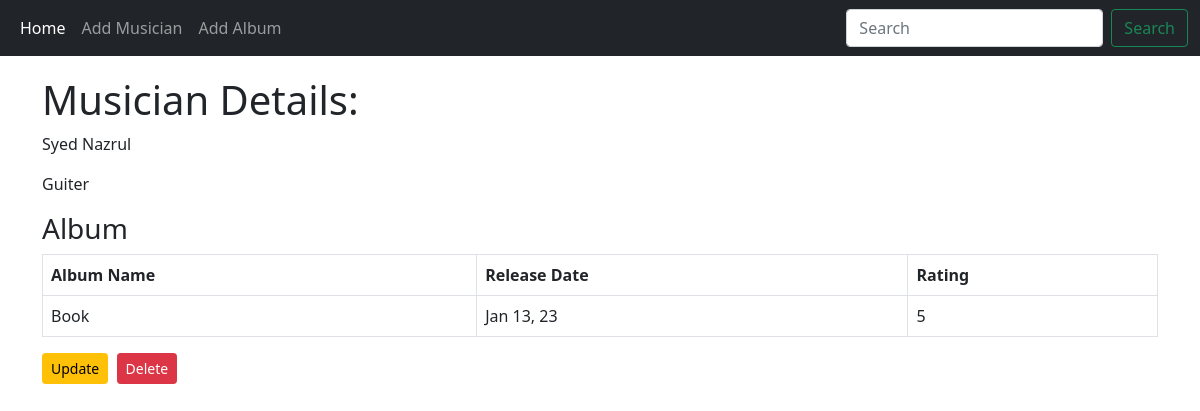
Screenshot of /musician_details/1/ with the database file from the repository.
### first_app/models.py (models this page shows, shortened)
class Musician(models.Model):
    first_name = models.CharField(max_length=50)
    last_name = models.CharField(max_length=50)
    instrument =models.CharField(max_length=100)

class Ablum(models.Model):
    artist = models.ForeignKey(Musician, on_delete=models.CASCADE, related_name='album_list')
    name = models.CharField(max_length=50)
    release_date = models.DateField()
    rating =(
        (1, "Worst"),
        (2, "Bad"),
        (3, "Not Bad"),
        (4, "Good"),
        (5, "Excelent!"),
    )
    num_stars = models.IntegerField(choices=rating)

### first_app/views.py (the view)
# urls.py: path('musician_details/<pk>/', views.MusicianDetails.as_view(), name='musician_details'),
class MusicianDetails(DetailView):
    context_object_name = 'musician'
    model = models.Musician
    template_name = 'first_app/musician_details.html'

### first_app/templates/first_app/musician_details.html
{% extends 'first_app/base.html' %}
{% block body_block %}
<h1>Musician Details:</h1>
<p>{{musician.first_name}} {{musician.last_name}}</p>
<p>{{musician.instrument}}</p>
<h3>Album</h3>
<table class="table table-bordered">
    <tr>
        <th>Album Name</th>
        <th>Release Date</th>
        <th>Rating</th>
    </tr>
    {% for album in musician.album_list.all %}
    <tr>
        <td>{{album.name}}</td>
        <td>{{album.release_date|date:"M d, y"}}</td>
        <td>{{album.num_stars}}</td>
    </tr>
    {% endfor %}
<table>
<a href="{% url 'first_app:musician_update' pk=musician.pk  %}" class = "btn btn-warning btn-sm">Update</a>&nbsp
<a href="{% url 'first_app:delete_musician' pk=musician.pk  %}" class = "btn btn-danger btn-sm">Delete</a>
{% endblock  %}

### rows the page displays
Musician: first_name "Syed", last_name "Nazrul", instrument "Guiter"
Ablum: name "Book", release_date "Jan 13, 23", num_stars "5"
